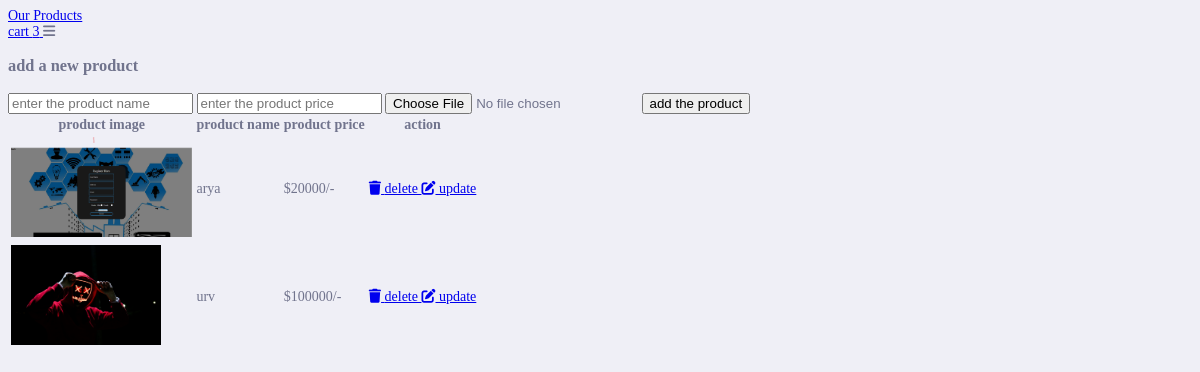
The app's page /admin.php with its own data.
### tables this page shows
CREATE TABLE IF NOT EXISTS `product` (
  `id` int NOT NULL AUTO_INCREMENT,
  `name` varchar(20) NOT NULL,
  `price` varchar(2000) NOT NULL,
  `image` varchar(255) NOT NULL,
  PRIMARY KEY (`id`)
);

### admin.php (the view, shortened to what this page needs)
<?php
@include 'config.php';
?>
<!DOCTYPE html>
<html lang="en">
<head>
   <link rel="stylesheet" href="https://cdnjs.cloudflare.com/ajax/libs/font-awesome/6.0.0/css/all.min.css">
   <link rel="stylesheet" href="css/style.css">
</head>
<body>
<?php include 'header.php'; ?>
<div class="container">
<section>
<form action="" method="post" class="add-product-form" enctype="multipart/form-data">
   <h3>add a new product</h3>
   <input type="text" name="p_name" placeholder="enter the product name" class="box" required>
   <input type="number" name="p_price" min="0" placeholder="enter the product price" class="box" required>
   <input type="file" name="p_image" accept="image/png, image/jpg, image/jpeg" class="box" required>
   <input type="submit" value="add the product" name="add_product" class="btn">
</form>
</section>
<section class="display-product-table">
   <table>
      <thead>
         <th>product image</th>
         <th>product name</th>
         <th>product price</th>
         <th>action</th>
      </thead>
      <tbody>
         <?php
            $select_products = mysqli_query($conn, "SELECT * FROM `product`");
            if(mysqli_num_rows($select_products) > 0){
               while($row = mysqli_fetch_assoc($select_products)){
         ?>
         <tr>
            <td><img src="uploaded_img/<?php echo $row['image']; ?>" height="100" alt=""></td>
            <td><?php echo $row['name']; ?></td>
            <td>$<?php echo $row['price']; ?>/-</td>
            <td>
               <a href="admin.php?delete=<?php echo $row['id']; ?>" class="delete-btn" onclick="return confirm('are your sure you want to delete this?');"> <i class="fas fa-trash"></i> delete </a>
               <a href="admin.php?edit=<?php echo $row['id']; ?>" class="option-btn"> <i class="fas fa-edit"></i> update </a>
            </td>
         </tr>
         <?php
            };
            }else{
               echo "<div class='empty'>no product added</div>";
            };
         ?>
      </tbody>
   </table>
</section>
</div>
</body>
</html>

### assets/libs/css/style.css (style rules this page uses)
body { font-family: 'Circular Std Book'; font-style: normal; font-weight: normal; font-size: 14px; color: #71748d; background-color: #efeff6; -webkit-font-smoothing: antialiased; }

### records on screen
product: image (picture), name "arya", price "20000"
product: image (picture), name "urv", price "100000"

### other values on screen
$row_count "3"
